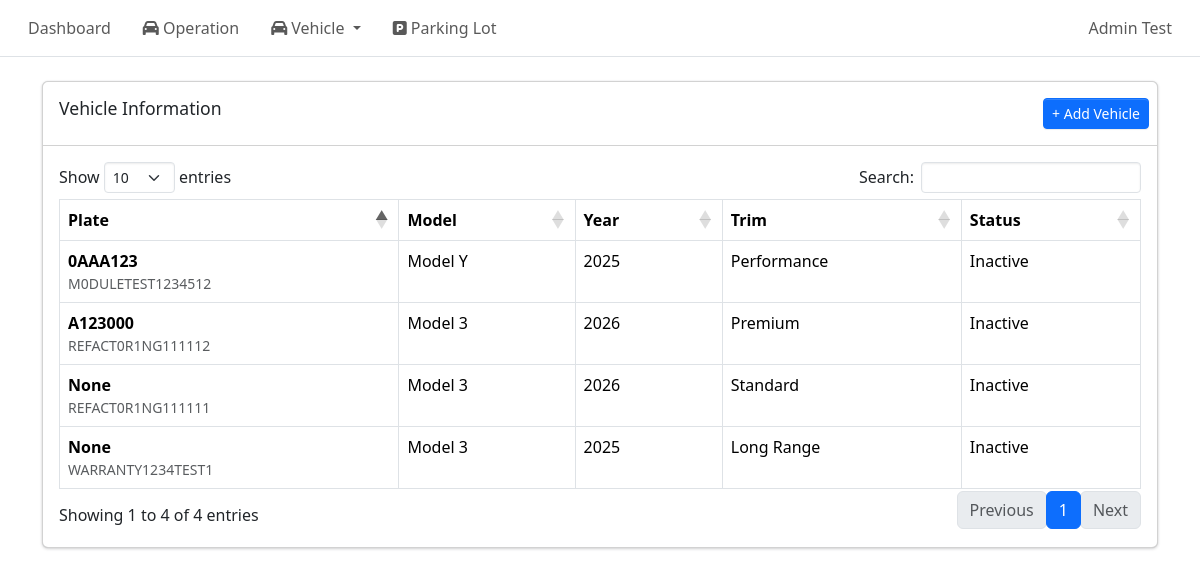
/admin/vehicles/ (signed in), run on the app's committed database.
### tables this page shows
CREATE TABLE vehicle (
    vehicle_id INTEGER PRIMARY KEY AUTOINCREMENT,
    vin TEXT NOT NULL UNIQUE CHECK(length(vin) = 17),
    make TEXT,
    model TEXT,
    model_year INTEGER,
    trim TEXT,
    exterior TEXT,
    interior TEXT,
    plate_number TEXT,
    mileage INTEGER,
    software TEXT,
    vehicle_status TEXT NOT NULL CHECK(vehicle_status IN ('Active', 'Inactive', 'Maintenance', 'Sold')),
    created_at DATETIME DEFAULT CURRENT_TIMESTAMP
);

### routes/admin/vehicle_pages/management.py (the view)
@vehicle_pages_bp.route("/",methods=["GET"])
def vehicle_list_page():
    if not session.get("admin_logged_in"):
        return redirect(url_for("auth.admin_login"))
    conn = get_conn()
    cur = conn.cursor()
    cur.execute("""
            SELECT
                vehicle_id,
                vin,
                plate_number,
                model,
                model_year,
                trim,
                vehicle_status
            FROM vehicle
            ORDER BY plate_number ASC
    """)
    vehicles = cur.fetchall()
    return render_template("vehicle_info_management.html", vehicles=vehicles)

### db.py (called while the page is built)
def make_dict(cursor, row):
    return {col[0]: row[idx] for idx, col in enumerate(cursor.description)}

def get_conn():
    if "db" not in g:
        conn = sqlite3.connect(DB_PATH, check_same_thread=False)
        conn.row_factory = make_dict
        conn.execute("PRAGMA foreign_keys = ON;")
        g.db = conn
    return g.db

def close_conn(e=None):
    db = g.pop("db", None)
    if db is not None:
        db.close()

### templates/vehicle_info_management.html (shortened to what this page needs)
{% extends "base.html" %}
{% block content %}
<div class="card">
    <div class="card-header">
        <h3 class="card-title">Vehicle Information</h3>
        <div class="card-tools">
            <a href="{{ url_for('vehicle_management_pages.vehicle_create_page') }}" class="btn btn-primary btn-sm">
                + Add Vehicle
            </a>
        </div>
    </div>
    <div class="card-body">
        <table id = "vehicleTable" class="table table-bordered table-hover">
            <thead>
                <tr>
                    <th>Plate</th>
                    <th>Model</th>
                    <th>Year</th>
                    <th>Trim</th>
                    <th>Status</th>
                </tr>
            </thead>
            <tbody>
                {% for v in vehicles %}
                <tr data-id="{{ v.vehicle_id }}" data-vin="{{ v.vin }}" style="cursor:pointer;">
                    <td>{{v.plate_number}}</td>
                    <td>{{v.vin}}</td>
                    <td>{{v.model}}</td>
                    <td>{{v.model_year}}</td>
                    <td>{{v.trim}}</td>
                    <td>{{v.vehicle_status}}</td>
                </tr>
                {% endfor %}
            </tbody>
        </table>
    </div>
</div>
{% endblock %}

### data on the page
vehicle: plate_number "None", vin "WARRANTY1234TEST1", model "Model 3", model_year "2025", trim "Long Range", vehicle_status "Inactive"
vehicle: plate_number "None", vin "REFACT0R1NG111111", model "Model 3", model_year "2026", trim "Standard", vehicle_status "Inactive"
vehicle: plate_number "0AAA123", vin "M0DULETEST1234512", model "Model Y", model_year "2025", trim "Performance", vehicle_status "Inactive"
vehicle: plate_number "A123000", vin "REFACT0R1NG111112", model "Model 3", model_year "2026", trim "Premium", vehicle_status "Inactive"
